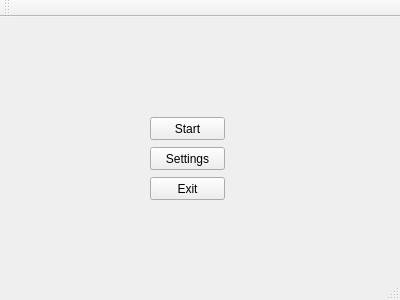
<?xml version="1.0" encoding="UTF-8"?>
<ui version="4.0">
 <class>MainWindow</class>
 <widget class="QMainWindow" name="MainWindow">
  <property name="geometry">
   <rect>
    <x>0</x>
    <y>0</y>
    <width>400</width>
    <height>300</height>
   </rect>
  </property>
  <property name="windowTitle">
   <string>MainWindow</string>
  </property>
  <widget class="QWidget" name="centralWidget">
   <widget class="QPushButton" name="NewGame">
    <property name="geometry">
     <rect>
      <x>150</x>
      <y>100</y>
      <width>75</width>
      <height>23</height>
     </rect>
    </property>
    <property name="text">
     <string>Start</string>
    </property>
   </widget>
   <widget class="QPushButton" name="Settings">
    <property name="geometry">
     <rect>
      <x>150</x>
      <y>130</y>
      <width>75</width>
      <height>23</height>
     </rect>
    </property>
    <property name="text">
     <string>Settings</string>
    </property>
   </widget>
   <widget class="QPushButton" name="Exit">
    <property name="geometry">
     <rect>
      <x>150</x>
      <y>160</y>
      <width>75</width>
      <height>23</height>
     </rect>
    </property>
    <property name="text">
     <string>Exit</string>
    </property>
   </widget>
  </widget>
  <widget class="QToolBar" name="mainToolBar">
   <attribute name="toolBarArea">
    <enum>TopToolBarArea</enum>
   </attribute>
   <attribute name="toolBarBreak">
    <bool>false</bool>
   </attribute>
  </widget>
  <widget class="QStatusBar" name="statusBar"/>
 </widget>
 <layoutdefault spacing="6" margin="11"/>
 <resources/>
 <connections/>
</ui>
